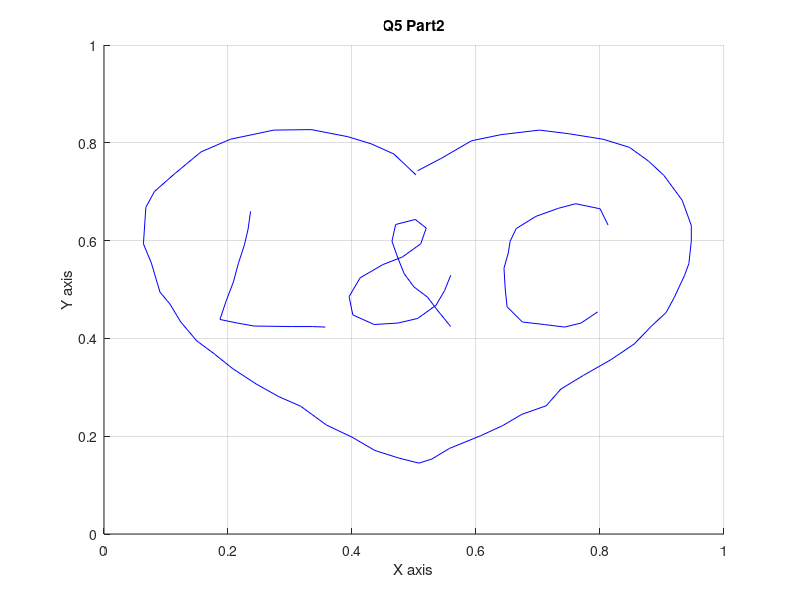

Recreate this plot in MATLAB.
clear;
mdata=load('data.mat');

hold on;
title('Q5 Part2');
xlabel('X axis'); % x-axis label
ylabel('Y axis'); % y-axis label

plot(mdata.x(1:55), mdata.y(1:55), 'b'); % plot heart
plot(mdata.x(56:67), mdata.y(56:67), 'b'); % plot 'L'
plot(mdata.x(68:83), mdata.y(68:83), 'b'); % plot 'C'
plot(mdata.x(84:105), mdata.y(84:105), 'b'); % plot ampersand

grid on;